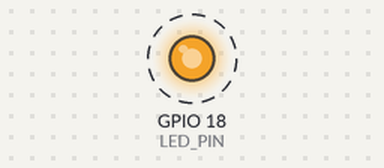
Bench run of a program on a simulated Raspberry Pi (BCM pin numbers). Shown: output pins drawn as LEDs (lit = HIGH). Dashed ring = blinking.

Above: at 0.05 s.
Timing chart, 0 to 5.1 s (numbered marks = the images above):
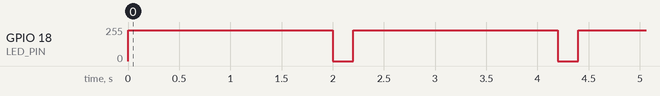

Measured:
- by itself, GPIO 18 (LED_PIN): alternates 230/255 for 2.0 s and 0/255 for 0.20 s

The program:

blink_pwm.py
```python
import RPi.GPIO as GPIO
import time

LED_PIN = 18
GPIO.setmode(GPIO.BCM)
GPIO.setup(LED_PIN, GPIO.OUT)

# Частота ШИМ 100 Гц
pwm = GPIO.PWM(LED_PIN, 100)
pwm.start(0)

try:
    while True:
        pwm.ChangeDutyCycle(90)  # 10% яркости
        time.sleep(2)
        pwm.ChangeDutyCycle(0)  # 100% яркости
        time.sleep(0.2)

except KeyboardInterrupt:
    pass

pwm.stop()
GPIO.cleanup()
```
